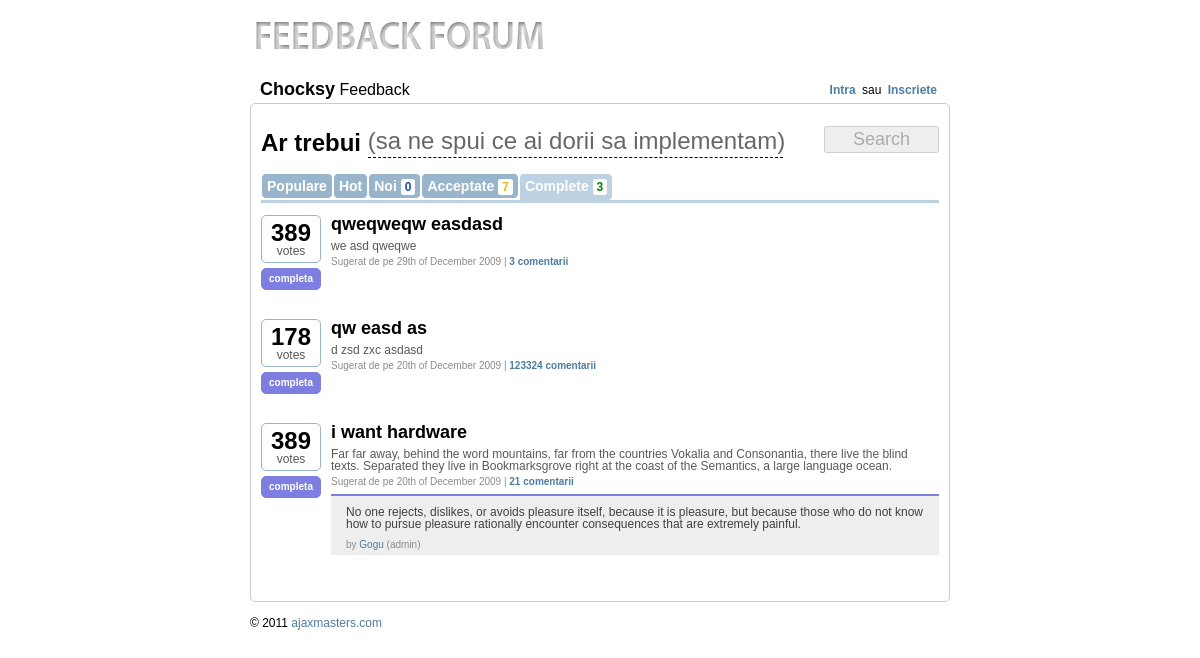
Page /pages/1-completed on the earlier database version.
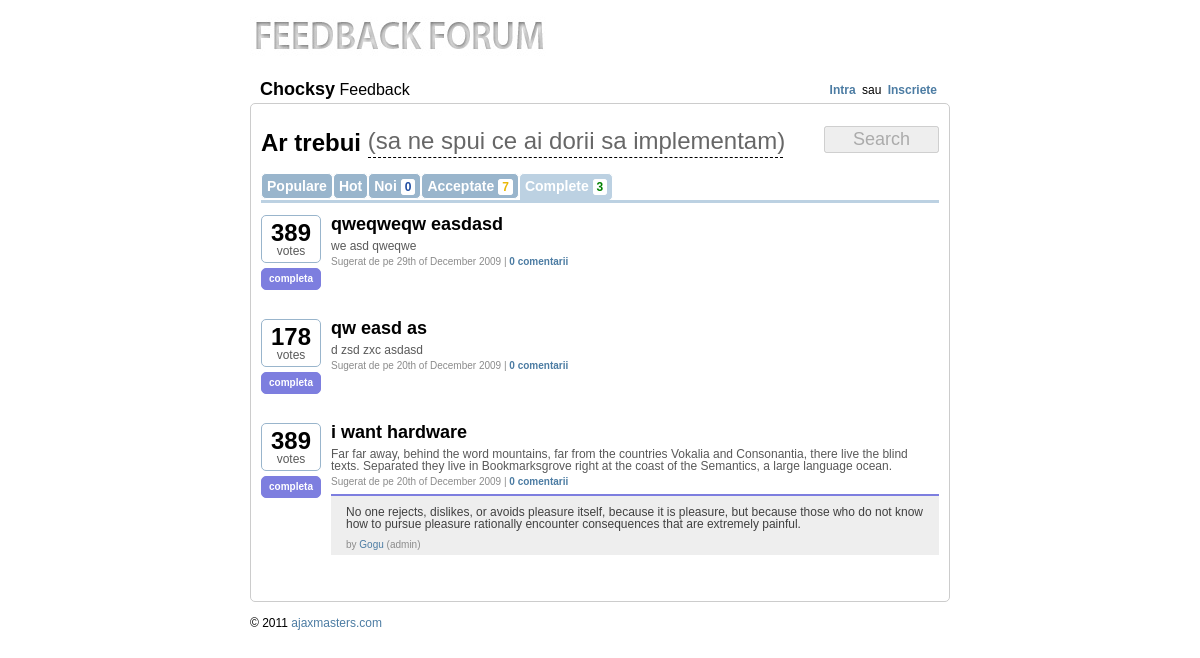
Same page on the later database version.
### tables this page shows
CREATE TABLE `feedback_ideas` (
  `id` bigint(20) unsigned NOT NULL AUTO_INCREMENT,
  `idea` varchar(255) NOT NULL,
  `description` longtext NOT NULL,
  `votes` int(11) unsigned NOT NULL DEFAULT '1',
  `comments` int(11) NOT NULL DEFAULT '0',
  `auth_id` bigint(20) unsigned NOT NULL,
  `sub_date` datetime NOT NULL,
  `status` int(1) NOT NULL DEFAULT '0',
  `admin_id` bigint(20) NOT NULL,
  `admin_comment` longtext NOT NULL,
  PRIMARY KEY (`id`),
  FULLTEXT KEY `description` (`idea`,`description`)
);

### includes/class.db.php (called while the page is built, shortened)
<?php
class Conn {
    public $conn;
    var $mysql_username = DB_USERNAME;
    var $mysql_password = DB_PASSWORD;
    var $mysql_host = DB_HOST;
    public function __construct() {
        $this->conn = mysql_connect($this->mysql_host, $this->mysql_username, $this->mysql_password);
    }
    public function db_query($query) {
        $results = mysql_query($query, $this->conn);
        return $results;
    }
}
?>

### includes/paginator.class.php (called while the page is built, shortened)
<?php
class Paginator {
    var $SQL;
    var $itemsPerPage;
    var $db;
    function __construct() {
        $this->db = new Conn();
    }
    function setSQL($sql) {
        $this->SQL = trim($sql);
    }
    function setItemsPerPage($num) {
        $this->isValidNumber($num) ? $this->itemsPerPage = $num : die("setItemsPerPage() only accept non-zero, positive number.");
    }
    function getPageNumber($page_num) {
        $endItem = $this->itemsPerPage;
        $startItem = ($this->itemsPerPage * ($page_num - 1));
        $limit_sql = " LIMIT $startItem , $endItem";
        $final_SQL = $this->SQL . $limit_sql;
        $q = $this->db->db_query($final_SQL);
        return $q;
    }
    function isValidNumber($n) {
        return (is_numeric($n) && ($n > 0));
    }
}
?>

### includes/app_top.php (called while the page is built, shortened)
<?
include('configure.php');
include('class.db.php');
include('functions.php');
include('paginator.class.php');
$func=new func();
?>

### includes/configure.php (called while the page is built, shortened)
<?php
class config {
    var $local_base = 'http://localhost/feedbacker/';
    var $online_base = 'http://ajaxmasters.com/development/feedback-forum/';
    function __construct() {
        if ($_SERVER['SERVER_ADDR'] == '127.0.0.1') {
            $this->HTTP_SERVER_BASE = $this->local_base;
        } else {
            $this->HTTP_SERVER_BASE = $this->online_base;
            $this->HTTP_SERVER_BASE_JAVA = $this->online_base;
        }
    }
}
$conf = new config;
?>

### pages/pages.php (the view, shortened to what the changed rows need)
<?php
if (!isset($_GET['tab']))
    $tab = 'popular';
else
    $tab=$_GET['tab'];
if (!isset($_GET['page']))
    $page = 1;
else
    $page=$_GET['page'];
switch ($tab) {
    case'completed':
        $order = ' ORDER BY id DESC';
        $selu = "status='4'";
        break;
}
$voted_ideas = array();
$p = new Paginator();
$p->setSQL("SELECT * FROM feedback_ideas WHERE " . $selu . "" . $order);
$p->setItemsPerPage($conf->IDEAS_PER_PAGE);
$result_resources = $p->getPageNumber($page);
while ($info = mysql_fetch_array($result_resources)) {
    $ideas[] = $info;
}
?>
<br clear="all"/>
<br clear="all"/>
<div id="init_results">
    <br clear="all"/>
    <br clear="all"/>
    <?
    if (!empty($ideas)) {
        foreach ($ideas as $idea) {
            ?>
            <div id="idea_<?= $idea['id'] ?>" class="idea_container">
                <div class="votes">
                    <div id="nr_votes_<?= $idea['id'] ?>" class="nr_votes <?= ($idea['status'] == 4 || $func->checkVoted($idea['id'], $voted_ideas)) ? 'full' : '' ?>">
                        <?= $func->dynamicFont(number_format($idea['votes'], 0, '', ','), 32) ?><br/>
                        votes<br/>
                    </div>
                    <? if ($idea['status'] != 0) { ?>
                        <div id="status_<?= $idea['id'] ?>" class="nr_votes <?= $func->giveStatus($idea['status'], 'class') ?>"><?= $func->giveStatus($idea['status'], 'text') ?></div>
                    <? } ?>
                </div>
                <div class="idea">
                    <div class="title nomrg"><a href="<?= $conf->HTTP_SERVER_BASE ?>idea/<?= $idea['id'] ?>-<?= $func->makeTitle($idea['idea']) ?>"><b><?= $idea['idea'] ?></b></a></div>
                    <div class="auth_desc">
                        <?= $func->shortString($idea['description'], 300, ' ...  <a href="' . $conf->HTTP_SERVER_BASE . 'idea/' . $idea['id'] . '-' . $func->makeTitle($idea['idea']) . '"><b>More</b></a>') ?>
                    </div>
                    <div class="auth_inf">
                        Sugerat de <?= $func->giveAuthor($idea['auth_id']) ?> pe <?=date('jS \o\f F Y',strtotime($idea['sub_date']))?> | <a href="<?= $conf->HTTP_SERVER_BASE ?>idea/<?= $idea['id'] ?>-<?= $func->makeTitle($idea['idea']) ?>"><b>
                                <?= $func->giveComments($idea['comments']) ?></b></a>
                    </div>
                    <? if (!empty($idea['admin_comment'])) { ?>
                        <div class="admin_comment">
                            <div id="com_status_<?= $idea['id'] ?>" class="ad_<?= $func->giveStatus($idea['status'], 'class') ?>"></div>
                            <div class="ad_comment">
                                <?= $idea['admin_comment'] ?>
                            </div>
                            <div class="auth_inf">
                                by <a href="">Gogu</a> (admin)
                            </div>
                        </div>
                    <? } ?>
                </div>
            </div>
            <br clear="all"/><br/><br/>
        <? } ?>
        <br clear="all"/>
            <?
    } else {
        ?>
        <div class="not_found"> Nu exista rezultate!</div>
    <? } ?>
</div>

### includes/functions.php (shortened to what the changed rows need)
<?php
class func {
    function dynamicFont($text, $max_font) {
        $txt_leng = strlen($text);
        if ($txt_leng < 9) {
            $html = '<b style="font-size:' . ($max_font - ($txt_leng * 2.7)) . 'px">' . $text . '</b>';
        } else {
            $html = '<b style="font-size:9px">' . $text . '</b>';
        }
        return $html;
    }
    function giveStatus($id, $type) {
        switch ($id) {
            case '4':
                $status['text'] = 'completa';
                $status['class'] = 'completed';
                break;
        }
        return $status[$type];
    }
    function giveComments($nr) {
        if ($nr != 1) {
            $text = $nr . ' comentarii';
        } else {
            $text = $nr . ' comentariu';
        }
        return $text;
    }
    function makeTitle($text) {
        $text = strtolower(trim($text));
        $code_entities_match = array(' ', '--', '&quot;', '!', '@', '#', '$', '%', '^', '&', '*', '(', ')', '_', '+', '{', '}', '|', ':', '"', '<', '>', '?', '[', ']', '\\', ';', "'", ',', '.', '/', '*', '+', '~', '`', '=');
        $code_entities_replace = array('-', '-', '', '', '', '', '', '', '', '', '', '', '', '', '', '', '', '', '', '', '', '', '', '', '', '');
        $text = str_replace($code_entities_match, $code_entities_replace, $text);
        return $text;
    }
    function shortString($string, $length, $replacer=' ...') {
        return $string;
    }
}
?>

Differences in the rows shown:
changed feedback_ideas "qweqweqw easdasd": comments "3 comentarii" → "0 comentarii"
changed feedback_ideas "qw easd as": comments "123324 comentarii" → "0 comentarii"
changed feedback_ideas "i want hardware": comments "21 comentarii" → "0 comentarii"
